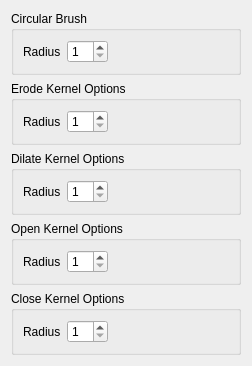
<?xml version="1.0" encoding="UTF-8"?>
<ui version="4.0">
 <class>EditorToolBarSettingsPanel</class>
 <widget class="QWidget" name="EditorToolBarSettingsPanel">
  <property name="geometry">
   <rect>
    <x>0</x>
    <y>0</y>
    <width>252</width>
    <height>323</height>
   </rect>
  </property>
  <property name="sizePolicy">
   <sizepolicy hsizetype="Minimum" vsizetype="Preferred">
    <horstretch>0</horstretch>
    <verstretch>0</verstretch>
   </sizepolicy>
  </property>
  <property name="minimumSize">
   <size>
    <width>150</width>
    <height>0</height>
   </size>
  </property>
  <property name="windowTitle">
   <string>Form</string>
  </property>
  <layout class="QVBoxLayout" name="verticalLayout">
   <item>
    <widget class="QGroupBox" name="groupBox_2">
     <property name="sizePolicy">
      <sizepolicy hsizetype="Minimum" vsizetype="Preferred">
       <horstretch>0</horstretch>
       <verstretch>0</verstretch>
      </sizepolicy>
     </property>
     <property name="title">
      <string>Circular Brush</string>
     </property>
     <layout class="QVBoxLayout" name="verticalLayout_2">
      <item>
       <layout class="QHBoxLayout" name="horizontalLayout">
        <item>
         <widget class="QLabel" name="label">
          <property name="sizePolicy">
           <sizepolicy hsizetype="Maximum" vsizetype="Preferred">
            <horstretch>0</horstretch>
            <verstretch>0</verstretch>
           </sizepolicy>
          </property>
          <property name="maximumSize">
           <size>
            <width>72</width>
            <height>16777215</height>
           </size>
          </property>
          <property name="text">
           <string>Radius</string>
          </property>
         </widget>
        </item>
        <item>
         <widget class="QSpinBox" name="m_brushRadius">
          <property name="sizePolicy">
           <sizepolicy hsizetype="Maximum" vsizetype="Fixed">
            <horstretch>0</horstretch>
            <verstretch>0</verstretch>
           </sizepolicy>
          </property>
          <property name="minimum">
           <number>1</number>
          </property>
          <property name="value">
           <number>1</number>
          </property>
         </widget>
        </item>
        <item>
         <spacer name="horizontalSpacer_3">
          <property name="orientation">
           <enum>Qt::Horizontal</enum>
          </property>
          <property name="sizeHint" stdset="0">
           <size>
            <width>40</width>
            <height>20</height>
           </size>
          </property>
         </spacer>
        </item>
       </layout>
      </item>
     </layout>
    </widget>
   </item>
   <item>
    <widget class="QGroupBox" name="groupBox_6">
     <property name="sizePolicy">
      <sizepolicy hsizetype="Minimum" vsizetype="Preferred">
       <horstretch>0</horstretch>
       <verstretch>0</verstretch>
      </sizepolicy>
     </property>
     <property name="title">
      <string>Erode Kernel Options</string>
     </property>
     <layout class="QVBoxLayout" name="verticalLayout_6">
      <item>
       <layout class="QHBoxLayout" name="horizontalLayout_5">
        <item>
         <widget class="QLabel" name="label_5">
          <property name="sizePolicy">
           <sizepolicy hsizetype="Maximum" vsizetype="Preferred">
            <horstretch>0</horstretch>
            <verstretch>0</verstretch>
           </sizepolicy>
          </property>
          <property name="maximumSize">
           <size>
            <width>72</width>
            <height>16777215</height>
           </size>
          </property>
          <property name="text">
           <string>Radius</string>
          </property>
         </widget>
        </item>
        <item>
         <widget class="QSpinBox" name="m_erodeRadius">
          <property name="sizePolicy">
           <sizepolicy hsizetype="Maximum" vsizetype="Fixed">
            <horstretch>0</horstretch>
            <verstretch>0</verstretch>
           </sizepolicy>
          </property>
          <property name="minimum">
           <number>1</number>
          </property>
          <property name="value">
           <number>1</number>
          </property>
         </widget>
        </item>
        <item>
         <spacer name="horizontalSpacer_7">
          <property name="orientation">
           <enum>Qt::Horizontal</enum>
          </property>
          <property name="sizeHint" stdset="0">
           <size>
            <width>40</width>
            <height>20</height>
           </size>
          </property>
         </spacer>
        </item>
       </layout>
      </item>
     </layout>
    </widget>
   </item>
   <item>
    <widget class="QGroupBox" name="groupBox_4">
     <property name="sizePolicy">
      <sizepolicy hsizetype="Minimum" vsizetype="Preferred">
       <horstretch>0</horstretch>
       <verstretch>0</verstretch>
      </sizepolicy>
     </property>
     <property name="title">
      <string>Dilate Kernel Options</string>
     </property>
     <layout class="QVBoxLayout" name="verticalLayout_4">
      <item>
       <layout class="QHBoxLayout" name="horizontalLayout_3">
        <item>
         <widget class="QLabel" name="label_3">
          <property name="sizePolicy">
           <sizepolicy hsizetype="Maximum" vsizetype="Preferred">
            <horstretch>0</horstretch>
            <verstretch>0</verstretch>
           </sizepolicy>
          </property>
          <property name="maximumSize">
           <size>
            <width>72</width>
            <height>16777215</height>
           </size>
          </property>
          <property name="text">
           <string>Radius</string>
          </property>
         </widget>
        </item>
        <item>
         <widget class="QSpinBox" name="m_dilateRadius">
          <property name="sizePolicy">
           <sizepolicy hsizetype="Maximum" vsizetype="Fixed">
            <horstretch>0</horstretch>
            <verstretch>0</verstretch>
           </sizepolicy>
          </property>
          <property name="minimum">
           <number>1</number>
          </property>
          <property name="value">
           <number>1</number>
          </property>
         </widget>
        </item>
        <item>
         <spacer name="horizontalSpacer_5">
          <property name="orientation">
           <enum>Qt::Horizontal</enum>
          </property>
          <property name="sizeHint" stdset="0">
           <size>
            <width>40</width>
            <height>20</height>
           </size>
          </property>
         </spacer>
        </item>
       </layout>
      </item>
     </layout>
    </widget>
   </item>
   <item>
    <widget class="QGroupBox" name="groupBox_5">
     <property name="sizePolicy">
      <sizepolicy hsizetype="Minimum" vsizetype="Preferred">
       <horstretch>0</horstretch>
       <verstretch>0</verstretch>
      </sizepolicy>
     </property>
     <property name="title">
      <string>Open Kernel Options</string>
     </property>
     <layout class="QVBoxLayout" name="verticalLayout_5">
      <item>
       <layout class="QHBoxLayout" name="horizontalLayout_4">
        <item>
         <widget class="QLabel" name="label_4">
          <property name="sizePolicy">
           <sizepolicy hsizetype="Maximum" vsizetype="Preferred">
            <horstretch>0</horstretch>
            <verstretch>0</verstretch>
           </sizepolicy>
          </property>
          <property name="maximumSize">
           <size>
            <width>72</width>
            <height>16777215</height>
           </size>
          </property>
          <property name="text">
           <string>Radius</string>
          </property>
         </widget>
        </item>
        <item>
         <widget class="QSpinBox" name="m_openRadius">
          <property name="sizePolicy">
           <sizepolicy hsizetype="Maximum" vsizetype="Fixed">
            <horstretch>0</horstretch>
            <verstretch>0</verstretch>
           </sizepolicy>
          </property>
          <property name="minimum">
           <number>1</number>
          </property>
          <property name="value">
           <number>1</number>
          </property>
         </widget>
        </item>
        <item>
         <spacer name="horizontalSpacer_6">
          <property name="orientation">
           <enum>Qt::Horizontal</enum>
          </property>
          <property name="sizeHint" stdset="0">
           <size>
            <width>40</width>
            <height>20</height>
           </size>
          </property>
         </spacer>
        </item>
       </layout>
      </item>
     </layout>
    </widget>
   </item>
   <item>
    <widget class="QGroupBox" name="groupBox_3">
     <property name="sizePolicy">
      <sizepolicy hsizetype="Minimum" vsizetype="Preferred">
       <horstretch>0</horstretch>
       <verstretch>0</verstretch>
      </sizepolicy>
     </property>
     <property name="title">
      <string>Close Kernel Options</string>
     </property>
     <layout class="QVBoxLayout" name="verticalLayout_3">
      <item>
       <layout class="QHBoxLayout" name="horizontalLayout_2">
        <item>
         <widget class="QLabel" name="label_2">
          <property name="sizePolicy">
           <sizepolicy hsizetype="Maximum" vsizetype="Preferred">
            <horstretch>0</horstretch>
            <verstretch>0</verstretch>
           </sizepolicy>
          </property>
          <property name="maximumSize">
           <size>
            <width>72</width>
            <height>16777215</height>
           </size>
          </property>
          <property name="text">
           <string>Radius</string>
          </property>
         </widget>
        </item>
        <item>
         <widget class="QSpinBox" name="m_closeRadius">
          <property name="sizePolicy">
           <sizepolicy hsizetype="Maximum" vsizetype="Fixed">
            <horstretch>0</horstretch>
            <verstretch>0</verstretch>
           </sizepolicy>
          </property>
          <property name="minimum">
           <number>1</number>
          </property>
          <property name="value">
           <number>1</number>
          </property>
         </widget>
        </item>
        <item>
         <spacer name="horizontalSpacer_4">
          <property name="orientation">
           <enum>Qt::Horizontal</enum>
          </property>
          <property name="sizeHint" stdset="0">
           <size>
            <width>40</width>
            <height>20</height>
           </size>
          </property>
         </spacer>
        </item>
       </layout>
      </item>
     </layout>
    </widget>
   </item>
   <item>
    <spacer name="verticalSpacer">
     <property name="orientation">
      <enum>Qt::Vertical</enum>
     </property>
     <property name="sizeHint" stdset="0">
      <size>
       <width>20</width>
       <height>40</height>
      </size>
     </property>
    </spacer>
   </item>
  </layout>
 </widget>
 <resources>
  <include location="../../rsc/espina.qrc"/>
 </resources>
 <connections/>
</ui>
